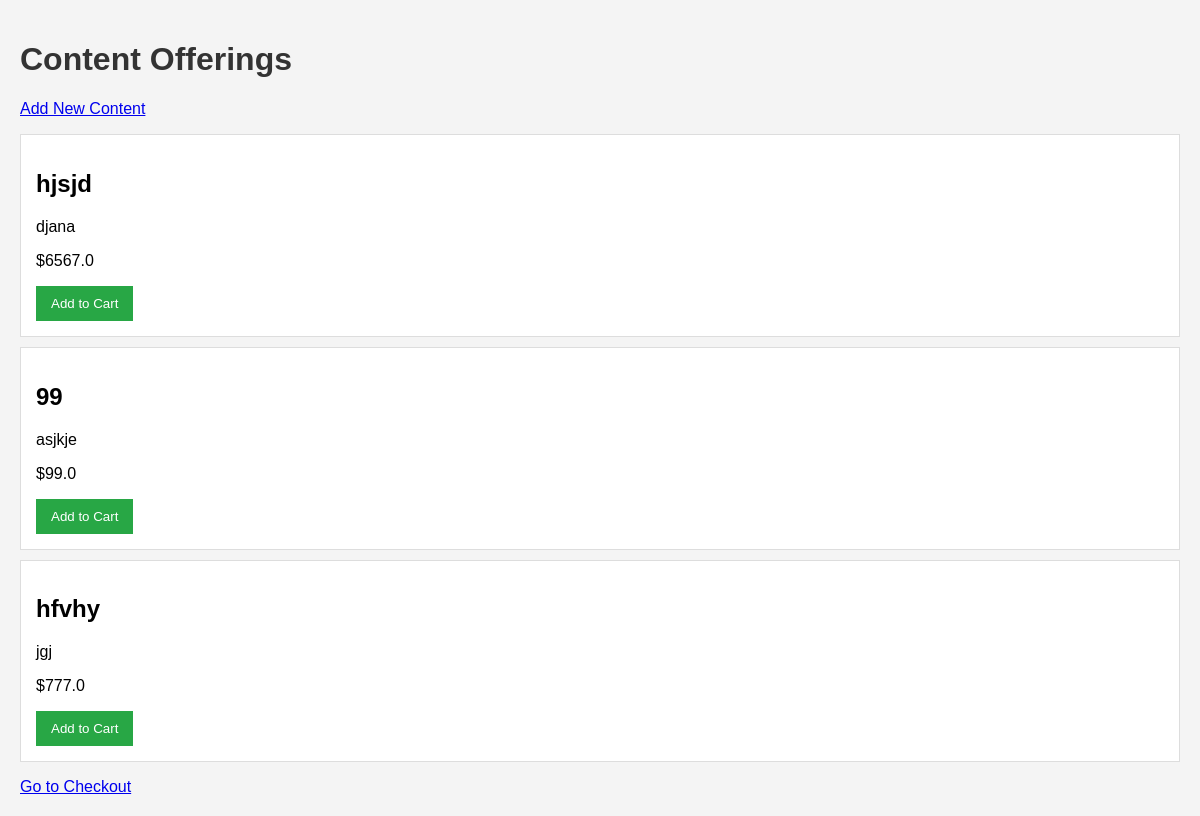
Before: / with the older database file.
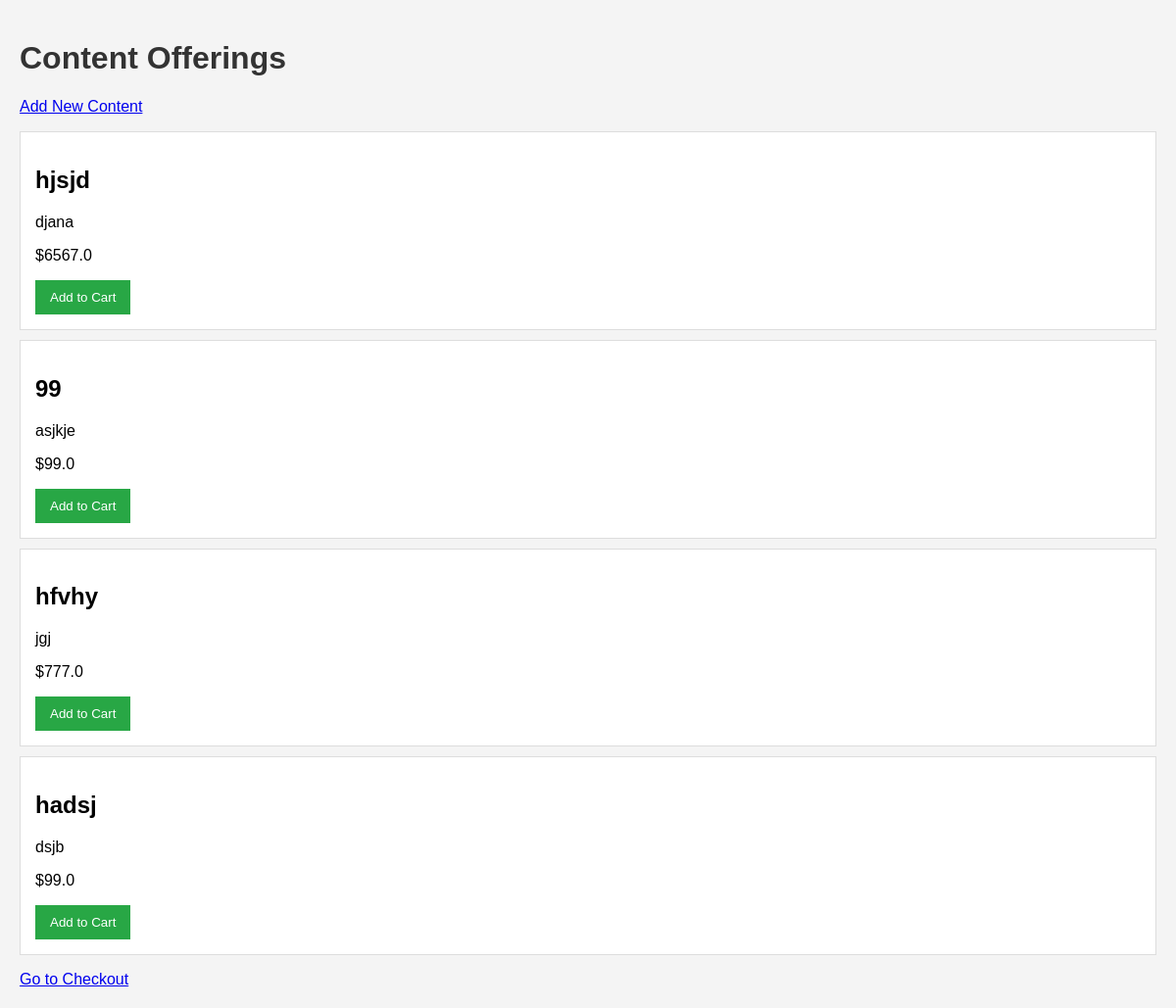
After: the same page with the newer database file.
### models.py (models this page shows)
class ContentOffering(db.Model):
    id = db.Column(db.Integer, primary_key=True)
    title = db.Column(db.String(100), nullable=False)
    description = db.Column(db.String(500), nullable=False)
    price = db.Column(db.Float, nullable=False)

### app.py (the view)
@app.route('/')
def home():
    content_offerings = ContentOffering.query.all()
    return render_template('home.html', content_offerings=content_offerings)

### templates/home.html (shortened to what this page needs)
<!DOCTYPE html>
<html lang="en">
<head>
    <link rel="stylesheet" href="{{ url_for('static', filename='css/style.css') }}">
</head>
<body>
    <h1>Content Offerings</h1>
    <a href="{{ url_for('add_content') }}">Add New Content</a>
    <ul>
        {% for content in content_offerings %}
        <li>
            <h2>{{ content.title }}</h2>
            <p>{{ content.description }}</p>
            <p>${{ content.price }}</p>
            <form action="{{ url_for('add_to_cart') }}" method="POST">
                <button type="submit">Add to Cart</button>
            </form>
        </li>
        {% endfor %}
    </ul>
    <a href="{{ url_for('checkout') }}">Go to Checkout</a>
</body>
</html>

Changed rows visible on the page:
added ContentOffering: title "hadsj", description "dsjb", price "99.0"
